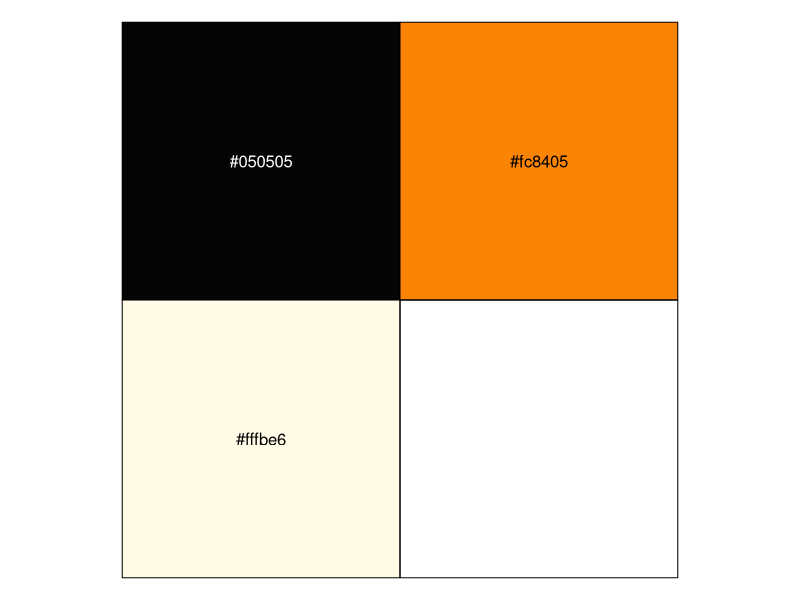
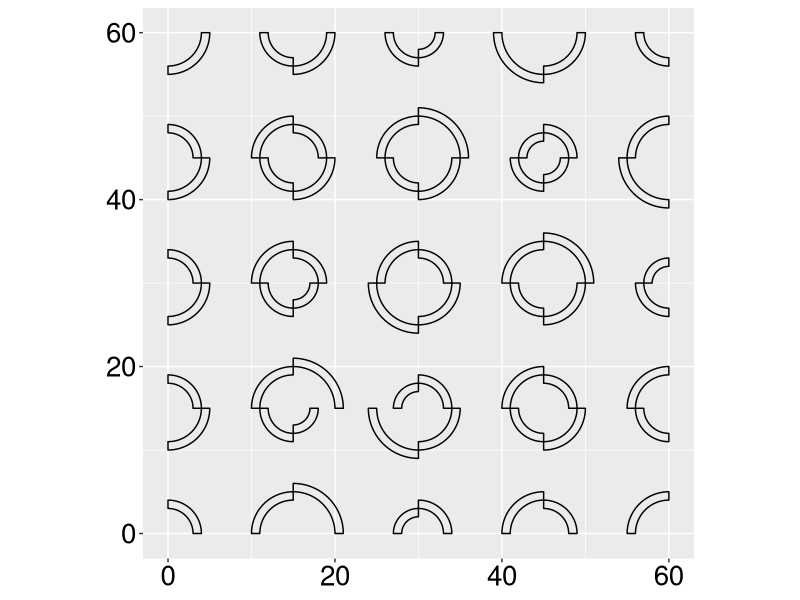
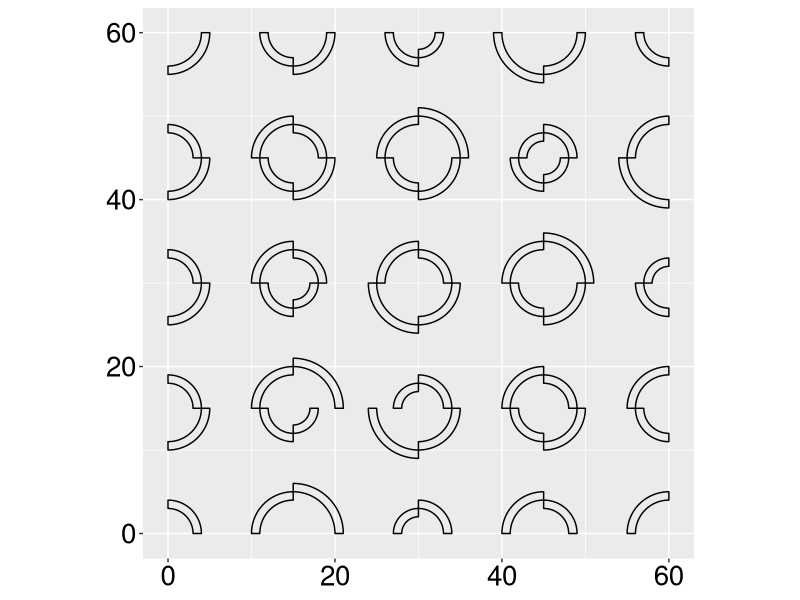
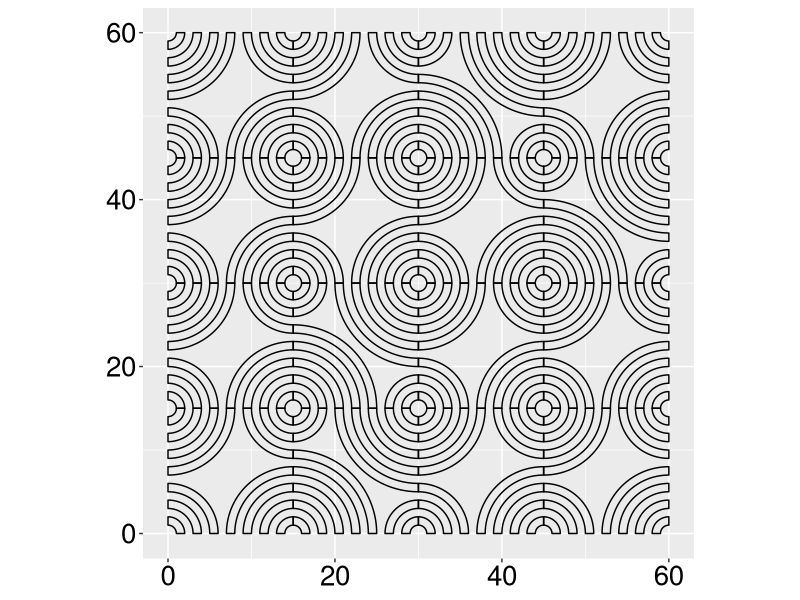
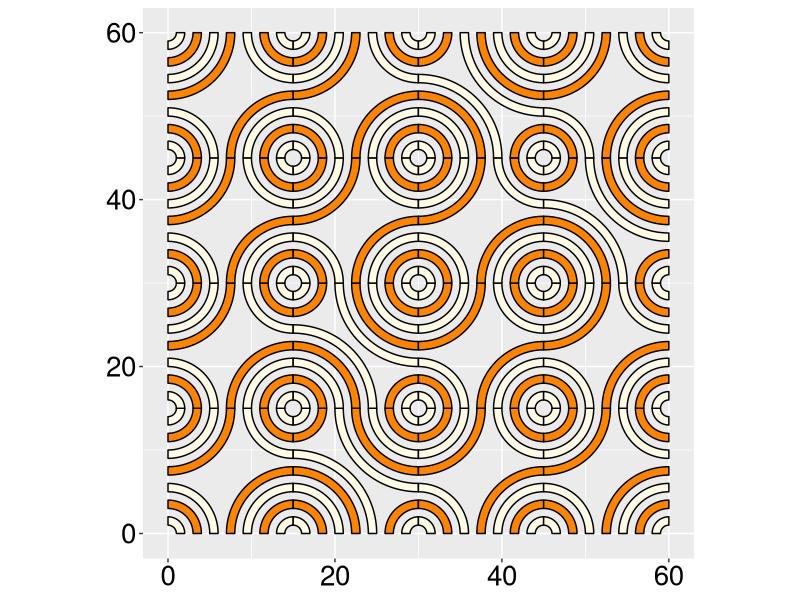
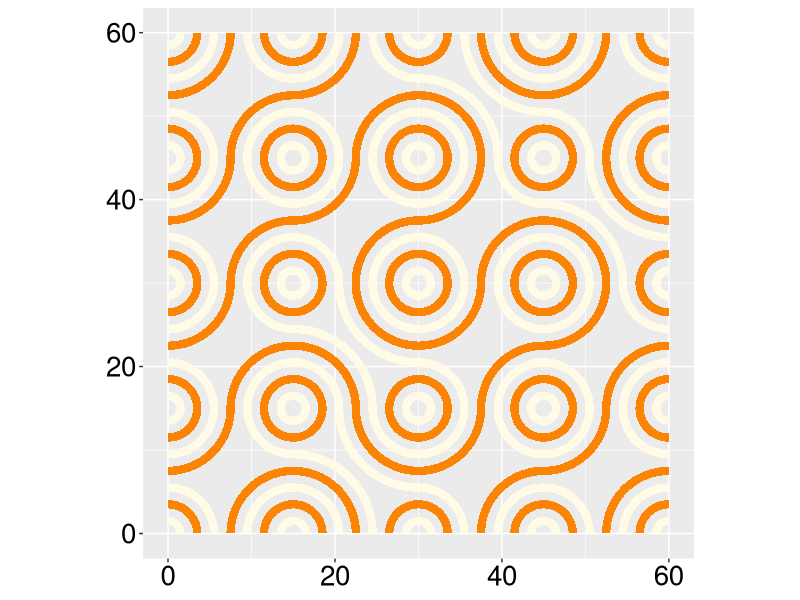
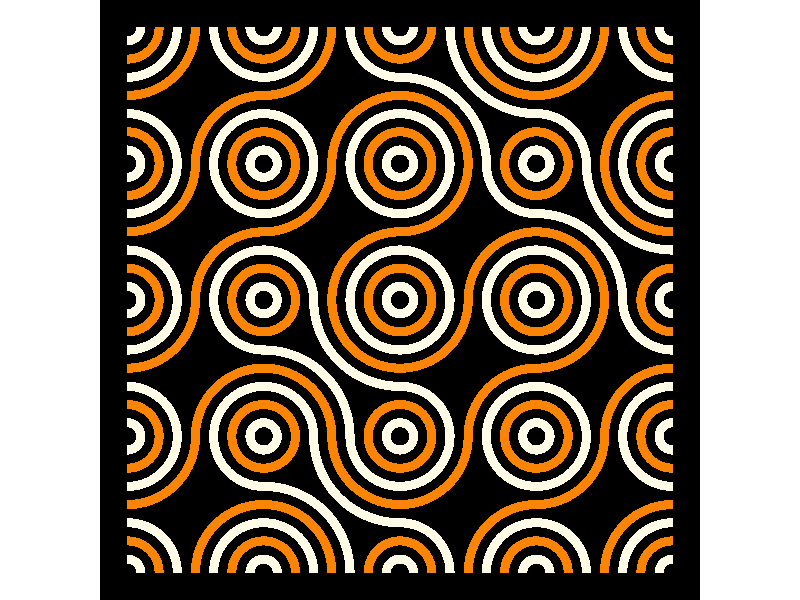
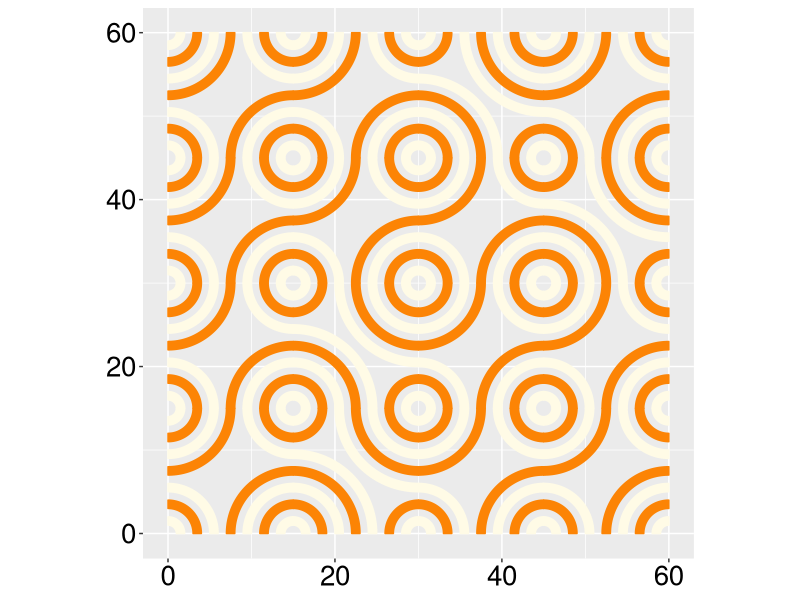

The R source for these figures, in order:
## ---- chunk 1
knitr::opts_chunk$set(cache = TRUE, dev = "png", dev.args = list(bg = "transparent"))
## ---- chunk 2
library(scales)
roni_colors <- c(
  "#050505", "#fc8405", "#fffbe6"
)
show_col(roni_colors)
## ---- chunk 3
library(ggplot2)

theme_set(theme_grey())
theme_replace(axis.text = ggplot2::element_text(color = "black", size = 20))
## ---- chunk 4
library(dplyr)
library(tidyr)
## ---- chunk 5
library(dplyr)
library(tidyr)
## ---- chunk 6
set_params <- function(x, y, sq_width) {
  tribble(
            ~x0,          ~y0,  ~start,    ~end,
              x,            y,       0,    pi/2,
   x + sq_width,            y,  3*pi/2,    2*pi,
   x + sq_width, y + sq_width,      pi,  3*pi/2,
              x, y + sq_width,    pi/2,      pi
  )
  }
## ---- chunk 7
#| code-line-numbers: "2,3,11"
set_params <-
  function(x, y, sq_width, tile_type) {
    if (tile_type == 1) {
      tribble(
           ~x0,          ~y0,  ~start,    ~end,
             x,            y,       0,    pi/2,
  x + sq_width,            y,  3*pi/2,    2*pi,
  x + sq_width, y + sq_width,      pi,  3*pi/2,
             x, y + sq_width,    pi/2,      pi
  ) %>%
        mutate(num_arcs = c(3, 4, 3, 4))
    }
  }
## ---- chunk 8
#| code-line-numbers: "2,12,20"
set_params <-
  function(x, y, sq_width, tile_type) {
    if (tile_type == 1) {
      tribble(
           ~x0,          ~y0,  ~start,    ~end,
             x,            y,       0,    pi/2,
  x + sq_width,            y,  3*pi/2,    2*pi,
  x + sq_width, y + sq_width,      pi,  3*pi/2,
             x, y + sq_width,    pi/2,      pi
  ) %>%
        mutate(num_arcs = c(3, 4, 3, 4))
    } else if (tile_type == 2) {
      tribble(
           ~x0,          ~y0,  ~start,    ~end,
             x,            y,       0,    pi/2,
  x + sq_width,            y,  3*pi/2,    2*pi,
  x + sq_width, y + sq_width,      pi,  3*pi/2,
             x, y + sq_width,    pi/2,      pi
  ) %>%
        mutate(num_arcs = c(5, 2, 5, 2))
    }
  }
## ---- chunk 9
#| output-location: column
set_params(
  x = 0,
  y = 0,
  sq_width = 15,
  tile_type = 1
)
## ---- chunk 10
sq_width <- 15
ncol <- 4
nrow <- 4

grid <-
  expand_grid(
    y = seq(
      from = 0,
      by = sq_width,
      length.out = nrow
    ),
    x = seq(
      from = 0,
      by = sq_width,
      length.out = ncol
    )
  )
## ---- chunk 11
#| output-location: column
sq_width <- 15
ncol <- 4
nrow <- 4

grid <-
  expand_grid(
    y = seq(
      from = 0,
      by = sq_width,
      length.out = nrow
    ),
    x = seq(
      from = 0,
      by = sq_width,
      length.out = ncol
    )
  )

grid
## ---- chunk 12
#| output-location: column
#| code-line-numbers: "19,20,21,22,23,24"
sq_width <- 15
ncol <- 4
nrow <- 4

grid <-
  expand_grid(
    y = seq(
      from = 0,
      by = sq_width,
      length.out = nrow
    ),
    x = seq(
      from = 0,
      by = sq_width,
      length.out = ncol
    )
  ) %>%
  mutate(
    tile_type =
      c(
        1, 1, 2, 2,
        1, 1, 1, 1,
        1, 2, 1, 1,
        1, 1, 1, 1
      )
  )

grid
## ---- chunk 13
#| output-location: column
#| code-line-numbers: "19,20,21,22"
sq_width <- 15
ncol <- 4
nrow <- 4

grid <-
  expand_grid(
    y = seq(
      from = 0,
      by = sq_width,
      length.out = nrow
    ),
    x = seq(
      from = 0,
      by = sq_width,
      length.out = ncol
    )
  ) %>%
  mutate(
    tile_type =
      sample(c(1, 2),
        size = n(),
        replace = TRUE
      )
  )

grid
## ---- chunk 14
library(purrr)

truchet_tiles <-
  function(seed) {
    ncol <- 4
    nrow <- 4
    sq_width <- 15

    set.seed(seed)

    grid <-
      expand_grid(
        y = seq(from = 0, by = sq_width, length.out = ncol),
        x = seq(from = 0, by = sq_width, length.out = nrow)
      ) %>%
      mutate(tile_type = sample(c(1, 2), size = n(), replace = TRUE))

    params_grid <-
      map_dfr(
        1:nrow(grid),
        function(i) {
          set_params(
            x = grid$x[i],
            y = grid$y[i],
            sq_width = sq_width,
            tile_type = grid$tile_type[i]
          )
        }
      )

    return(params_grid)
  }
## ---- chunk 15
#| output-location: column
output_grid <-
  truchet_tiles(seed = 150)

output_grid
## ---- chunk 16
#| output-location: column
#| fig-asp: 1
library(ggforce)

output_grid %>%
  ggplot() +
  geom_arc_bar(aes(
    x0 = x0,
    y0 = y0,
    start = start,
    end = end,
    r0 = num_arcs,
    r = num_arcs + 1
  )) +
  coord_fixed()
## ---- chunk 17
#| output-location: column
#| fig-asp: 1
#| code-line-numbers: "8,9"
output_grid %>%
  ggplot() +
  geom_arc_bar(aes(
    x0 = x0,
    y0 = y0,
    start = start,
    end = end,
    r0 = num_arcs,
    r = num_arcs + 1
  )) +
  coord_fixed()
## ---- chunk 18
r0 <- seq(from = 1, to = 7, by = 2)
r0
## ---- chunk 19
r0 <- seq(from = 1, to = 7, by = 2)
r <- seq(from = 2, to = 8, by = 2)
r
## ---- chunk 20
num_arcs <- 4
r0 <- seq(from = 1, by = 2, length.out = num_arcs)
r0
r <- seq(from = 2, by = 2, length.out = num_arcs)
r
## ---- chunk 21
#| code-line-numbers: "33,34,35,36"
truchet_tiles <-
  function(seed) {
    ncol <- 4
    nrow <- 4
    sq_width <- 15

    set.seed(seed)

    grid <-
      expand_grid(
        y = seq(from = 0, by = sq_width, length.out = ncol),
        x = seq(from = 0, by = sq_width, length.out = nrow)
      ) %>%
      mutate(tile_type = sample(c(1, 2), size = n(), replace = TRUE))

    params_grid <-
      map_dfr(
        1:nrow(grid),
        function(i) {
          set_params(
            x = grid$x[i],
            y = grid$y[i],
            sq_width = sq_width,
            tile_type = grid$tile_type[i]
          )
        }
      )

    output <-
      map_dfr(
        1:nrow(params_grid),
        function(i) {
          bind_cols(
            slice(params_grid, i),
            r0 = seq(from = 1, by = 2, length.out = params_grid$num_arcs[i]),
            r = seq(from = 2, by = 2, length.out = params_grid$num_arcs[i])
          )
        }
      )


    return(output)
  }
## ---- chunk 22
#| output-location: column
#| fig-asp: 1
output_grid <-
  truchet_tiles(seed = 150)

output_grid %>%
  ggplot() +
  geom_arc_bar(aes(
    x0 = x0,
    y0 = y0,
    start = start,
    end = end,
    r0 = r0,
    r = r
  )) +
  coord_fixed()
## ---- chunk 23
color <- c("#fffbe6", "#fc8405")
## ---- chunk 24
max_num_arcs <- 5
color <- c("#fffbe6", "#fc8405")
color_seq <- rep(color, 
                 length.out = max_num_arcs)
color_seq
## ---- chunk 25
#| code-line-numbers: "2,3,8,32,33,43"
truchet_tiles <-
  function(color1,
           color2,
           seed) {
    ncol <- 4
    nrow <- 4
    sq_width <- 15
    max_num_arcs <- 5

    set.seed(seed)

    grid <-
      expand_grid(
        y = seq(from = 0, by = sq_width, length.out = ncol),
        x = seq(from = 0, by = sq_width, length.out = nrow)
      ) %>%
      mutate(tile_type = sample(c(1, 2), size = n(), replace = TRUE))

    params_grid <-
      map_dfr(
        1:nrow(grid),
        function(i) {
          set_params(
            x = grid$x[i],
            y = grid$y[i],
            sq_width = sq_width,
            tile_type = grid$tile_type[i]
          )
        }
      )

    color <- c(color1, color2)
    color_seq <- rep(color, length.out = max_num_arcs)

    output <-
      map_dfr(
        1:nrow(params_grid),
        function(i) {
          bind_cols(
            slice(params_grid, i),
            r0 = seq(from = 1, by = 2, length.out = params_grid$num_arcs[i]),
            r = seq(from = 2, by = 2, length.out = params_grid$num_arcs[i]),
            color = color_seq[1:params_grid$num_arcs[i]]
          )
        }
      )


    return(output)
  }
## ---- chunk 26
output_grid <-
  truchet_tiles(
    seed = 150,
    color1 = "#fffbe6",
    color2 = "#fc8405"
  )

output_grid
## ---- chunk 27
#| output-location: column
#| fig-asp: 1
output_grid %>%
  ggplot() +
  geom_arc_bar(aes(
    x0 = x0,
    y0 = y0,
    start = start,
    end = end,
    r0 = r0,
    r = r,
    fill = color
  )) +
  coord_fixed() +
  scale_fill_identity()
## ---- chunk 28
#| output-location: column
#| fig-asp: 1
#| code-line-numbers: "13"
output_grid %>%
  ggplot() +
  geom_arc_bar(
    aes(
      x0 = x0,
      y0 = y0,
      start = start,
      end = end,
      r0 = r0,
      r = r,
      fill = color
    ),
    color = NA
  ) +
  coord_fixed() +
  scale_fill_identity()
## ---- chunk 29
#| output-location: column
#| fig-asp: 1
#| code-line-numbers: "13"
output_grid %>%
  ggplot() +
  geom_arc_bar(
    aes(
      x0 = x0,
      y0 = y0,
      start = start,
      end = end,
      r0 = r0,
      r = r,
      fill = color
    ),
    color = NA
  ) +
  coord_fixed() +
  scale_fill_identity() +
  theme_void() +
  theme(panel.background = element_rect(
    fill = "black",
    color = "black"
  ))
## ---- chunk 30
#| output-location: column
#| fig-asp: 1
#| code-line-numbers: "11,15"
output_grid %>%
  ggplot() +
  geom_arc_bar(aes(
    x0 = x0,
    y0 = y0,
    start = start,
    end = end,
    r0 = r0,
    r = r,
    fill = color,
    color = color
  )) +
  coord_fixed() +
  scale_fill_identity() +
  scale_color_identity()
## ---- chunk 31
#| output-location: column
#| fig-asp: 1
#| code-line-numbers: "13"

output_grid %>%
  ggplot() +
  geom_arc_bar(aes(
    x0 = x0,
    y0 = y0,
    start = start,
    end = end,
    r0 = r0,
    r = r,
    fill = color,
    color = color
  )) +
  coord_fixed(expand = FALSE) +
  scale_fill_identity() +
  scale_color_identity()
## ---- chunk 32
#| output-location: column
#| fig-asp: 1
#| code-line-numbers: "16,17,18,19,20,21"
output_grid %>%
  ggplot() +
  geom_arc_bar(aes(
    x0 = x0,
    y0 = y0,
    start = start,
    end = end,
    r0 = r0,
    r = r,
    fill = color,
    color = color
  )) +
  coord_fixed() +
  scale_fill_identity() +
  scale_color_identity() +
  theme_void() +
  theme(
    panel.background =
      element_rect(
        fill = "#050505",
        color = "#050505"
      )
  )
## ---- chunk 33
#| fig-asp: 1
output_grid %>%
  ggplot() +
  geom_arc_bar(aes(
    x0 = x0,
    y0 = y0,
    start = start,
    end = end,
    r0 = r0,
    r = r,
    fill = color,
    color = color
  )) +
  coord_fixed() +
  scale_fill_identity() +
  scale_color_identity() +
  theme_void() +
  theme(
    panel.background =
      element_rect(
        fill = "#050505",
        color = "#050505"
      )
  )
## ---- chunk 34
#| fig-asp: 1
output_grid %>%
  ggplot() +
  geom_arc_bar(aes(
    x0 = x0,
    y0 = y0,
    start = start,
    end = end,
    r0 = r0,
    r = r,
    fill = color
  )) +
  coord_fixed() +
  scale_fill_identity()
## ---- chunk 35
#| fig-asp: 1
output_grid %>%
  ggplot() +
  geom_arc_bar(aes(
    x0 = x0,
    y0 = y0,
    start = start,
    end = end,
    r0 = r0,
    r = r,
    fill = color,
    color = color
  )) +
  coord_fixed() +
  scale_fill_identity() +
  scale_color_identity() +
  theme_void() +
  theme(
    panel.background =
      element_rect(
        fill = "#050505",
        color = "#050505"
      )
  )
